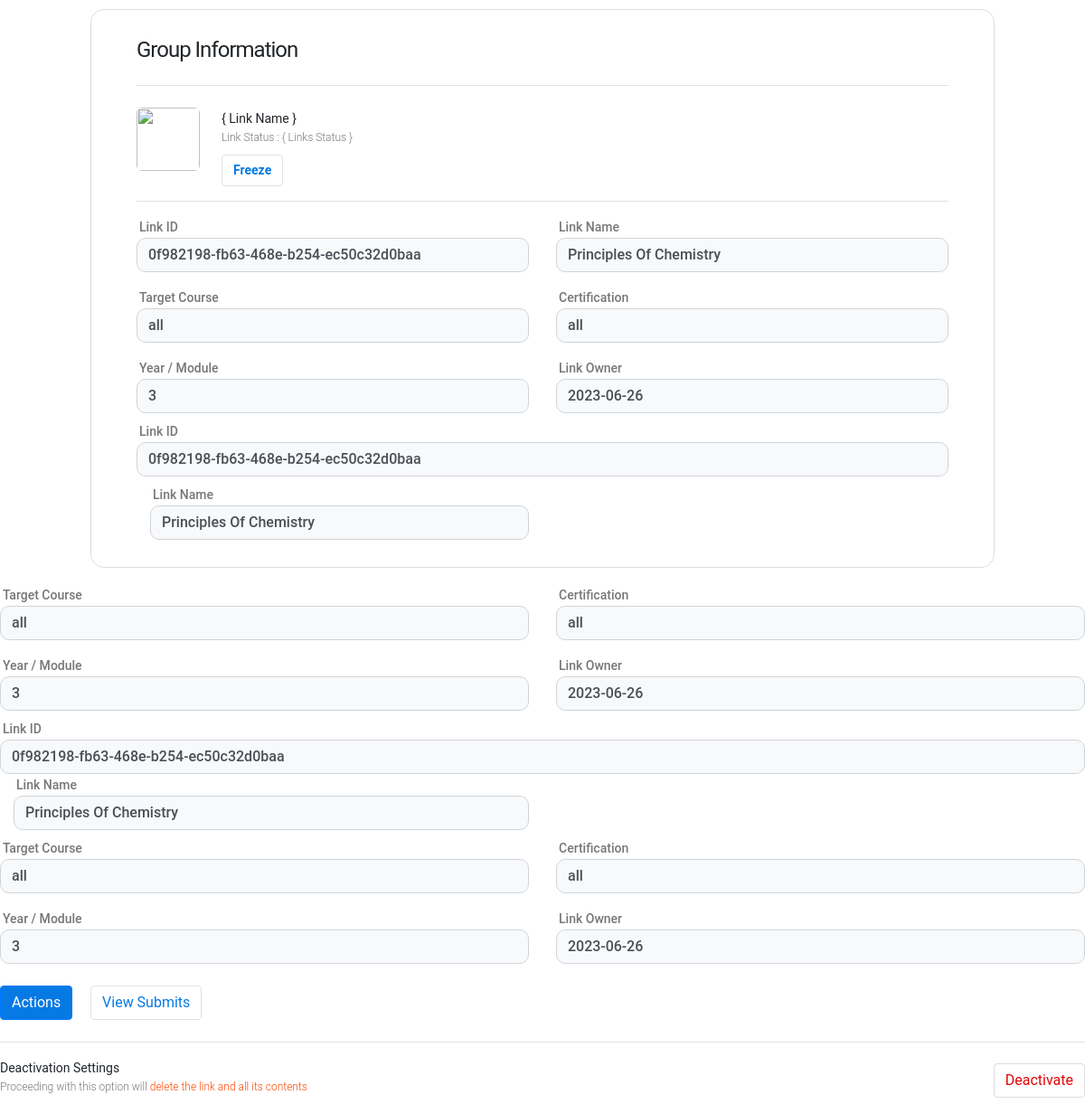
/Link/0f982198-fb63-468e-b254-ec50c32d0baa, run on the app's committed database.
### tables this page shows
CREATE TABLE UploadLinks(

                                        LinkID text NOT NULL,
                                        LinkTitle text NOT NULL ,
                                        TagCertification text NOT NULL,
                                        TagCourse text  NOT NULL,
                                        TagModule text NOT NULL,
                                        Validity text NOT NULL,
                                        Descriptor text NOT NULL,
                                        LinkOwner text NOT NULL,
                                        Timelapse text NOT NULL,
                                        Status text NOT NULL ,
                                        Sharebox text NOT NULL ,
                                        LinkSize text NOT NULL,
                                        JoinLink text NOT NULL
                                    );

### Daemon.py (the view)
@app.route("/Link/<string:UniqueID>")
def Link(UniqueID):
    Connection_Manager  =  Register_Upload_Link.create_connection("./static/Databases/backup.db")
    ObjectData = Register_Upload_Link.Query_Link_Existence(Connection_Manager , UniqueID )
    return render_template("LinkInformation.html" , ObjectData=ObjectData )

### Create_Link_DBContext.py (called while the page is built)
def create_connection(db_file):
    conn = None
    try:
        conn = sqlite3.connect(db_file)
    except Error as e:
        print(e)
    return conn

def Query_Link_Existence(conn , UniqueStr):
    cur = conn.cursor()
    cur.execute("SELECT * FROM UploadLinks  WHERE LinkID=?", (UniqueStr,))
    Credential = cur.fetchall()
    for DataChunk in Credential:
        print(DataChunk)
    return Credential

### templates/LinkInformation.html (shortened to what this page needs)
<!doctype html>
                        <html>
                            <head>
                                <link href='https://maxcdn.bootstrapcdn.com/bootstrap/4.0.0/css/bootstrap.min.css' rel='stylesheet'>
                                <link href='#' rel='stylesheet'>
                                </head>
                                <body >
                                <div class="wrapper bg-white mt-sm-10" style="width:fit">
    <h4 class="pb-4 border-bottom"> Group Information  </h4>
    <div class="d-flex align-items-start py-3 border-bottom">
        <img src="https://images.pexels.com/photos/1037995/pexels-photo-1037995.jpeg?auto=compress&cs=tinysrgb&dpr=1&w=500"
            class="img" alt="">
        <div class="pl-sm-4 pl-2" id="img-section">
            <b> { Link Name }  </b>
            <p> Link Status : { Links Status } </p>
            <button class="btn button border"><b> Freeze </b></button>
        </div>
    </div>
    <div class="py-2">
        <div class="row py-2">
            <div class="col-md-6">
              {% for ObjectData in ObjectData %}
                <label for="firstname"> Link ID </label>
                <input type="text" class="bg-light form-control" value="{{ObjectData[0]}}">
            </div>
            <div class="col-md-6 pt-md-0 pt-3">
                <label for="lastname"> Link Name </label>
                <input type="text" class="bg-light form-control" value="{{ObjectData[1]}}">
            </div>
        </div>
        <div class="row py-2">
            <div class="col-md-6">
                <label for="email"> Target Course </label>
                <input type="text" class="bg-light form-control" value="{{ObjectData[2]}}">
            </div>
            <div class="col-md-6 pt-md-0 pt-3">
                <label for="phone"> Certification </label>
                <input type="tel" class="bg-light form-control"  value="{{ObjectData[3]}}">
            </div>
        </div>
        <div class="row py-2">
            <div class="col-md-6">
                <label for="email">  Year / Module  </label>
                <input type="text" class="bg-light form-control" value="{{ObjectData[4]}}">
            </div>
            <div class="col-md-6 pt-md-0 pt-3">
                <label for="phone"> Link Owner </label>
                <input type="tel" class="bg-light form-control"  value="{{ObjectData[5]}}">
            </div>
        </div>
       {% endfor %}
        <div class="py-3 pb-4 border-bottom">
            <button class="btn btn-primary mr-3"> Actions </button>
            <button class="btn border button" onclick="trollBox()"> View Submits </button>
        </div>
        <div class="d-sm-flex align-items-center pt-3" id="deactivate">
            <div>
                <b>Deactivation Settings </b>
                <p> Proceeding with this option will <span style="color:orangered"> delete the link and all its contents   </span> </p>
            </div>
            <div class="ml-auto">
                <button class="btn danger">Deactivate</button>
            </div>
        </div>
                                </body>
                            </html>

### templates/LinkInformation.html (style rules this page uses)
* { margin: 0; padding: 0; box-sizing: border-box; }
body { font-family: 'Poppins', sans-serif; background-color: aliceblue; }
.wrapper { padding: 30px 50px; border: 1px solid #ddd; border-radius: 15px; margin: 10px auto; max-width: 1000px; }
h4 { letter-spacing: -1px; font-weight: 400; }
.img { width: 70px; height: 70px; border-radius: 6px; object-fit: cover; }
#img-section p,#deactivate p { font-size: 12px; color: #777; margin-bottom: 10px; text-align: justify; }
#img-section b,#img-section button,#deactivate b { font-size: 14px; }
label { margin-bottom: 0; font-size: 14px; font-weight: 500; color: #777; padding-left: 3px; }
.form-control { border-radius: 10px; }
input[value] { font-weight: 500; }
.button { background-color: #fff; color: #0779e4; }
.btn-primary { background-color: #0779e4; }
.danger { background-color: #fff; color: #e20404; border: 1px solid #ddd; }
body { font-family: "Roboto", -apple-system, BlinkMacSystemFont, "Segoe UI", Roboto, "Helvetica Neue", Arial, "Noto Sans", sans-serif, "Apple Color Emoji", "Segoe UI Emoji", "Segoe UI Symbol", "Noto Color Emoji"; background-color: #fff; font-weight: 300; }
p { color: #b3b3b3; font-weight: 300; }
h1, h2, h3, h4, h5, h6, .h1, .h2, .h3, .h4, .h5, .h6 { font-family: "Roboto", -apple-system, BlinkMacSystemFont, "Segoe UI", Roboto, "Helvetica Neue", Arial, "Noto Sans", sans-serif, "Apple Color Emoji", "Segoe UI Emoji", "Segoe UI Symbol", "Noto Color Emoji"; }

### data on the page
UploadLinks: LinkID "0f982198-fb63-468e-b254-ec50c32d0baa", LinkTitle "Principles Of Chemistry", TagCertification "all", TagCourse "all", TagModule "3", Validity "2023-06-26"
UploadLinks: LinkID "0f982198-fb63-468e-b254-ec50c32d0baa", LinkTitle "Principles Of Chemistry", TagCertification "all", TagCourse "all", TagModule "3", Validity "2023-06-26"
UploadLinks: LinkID "0f982198-fb63-468e-b254-ec50c32d0baa", LinkTitle "Principles Of Chemistry", TagCertification "all", TagCourse "all", TagModule "3", Validity "2023-06-26"
